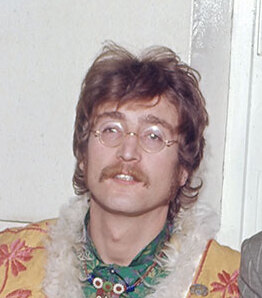
#> input picture images/A.jpg, 262 x 298 px
$ python point_selector.py images/A.jpg
#> lines starting #> are read from the running program, lines starting #| are printed output that depends on the picture; after the words box and inside, x2 and y2 are one past the last pixel; in counts of white or black regions, pixels touching at a corner belong together
### utils.py
from constants import *
import os
import json
from facial_markers import facial_marker_locations


# [19 lines left out: functions save_dict_to_json, retrieve_json_data, not called in this run]


point_labels = [
    f"{key}-{value}"
    for key, values in facial_marker_locations.items()
    for value in values
]


def draw_triangle(image, triangle, color):
    triangle.reshape((-1, 1, 2))
    cv2.polylines(image, [triangle], isClosed=True, color=color, thickness=1)


def wait_space():
    print("Press space to continue")
    while True:
        key = cv2.waitKey(0)
        # If space
        if key == 32:
            cv2.destroyAllWindows()
            break
        # if esc
        if key == 27:
            cv2.destroyAllWindows()
            exit(1)


def preview(label, img):
    print("Previewing:", label)
    cv2.imshow(label, img)


# [4 lines left out: function draw_box, not called in this run]

### point_selector.py
import cv2
import json
import sys
import os
from utils import *
from facial_markers import corner_points


class PointSelector:
    """
    Create facial feature (x,y) marker-point datasets by manually clicking on an image.
    """

    def __init__(self, image_path: str, point_labels: dict):
        """
        Parameters
        ----------
        image_path : str
            The path to the image to select points from.
        point_labels: dict
            Set of labels to select points for.
        """
#> called with image_path = 'images/A.jpg'

        self.window_name = "Point Selector"

        # Setup state
        self.active_point = (0, 0)
        self.saved_points = {}
        self.active_label = ""
        self.point_labels = point_labels

        # Setup image and spawn window
        self.image_path = image_path
        self.original_image = cv2.imread(image_path)
#> self.original_image is the input picture: shape (298, 262, 3); mean B, G, R 170.4, 173.9, 185.6
        self.modified_image = self.original_image.copy()
        self.show()

        # Register callbacks
        cv2.setMouseCallback(self.window_name, self.handle_click)

    def __del__(self):
        print("PointSelector teardown")
        cv2.destroyAllWindows()

    def reset(self):
        self.modified_image = self.original_image.copy()

    def show(self):
        print("redrawing frame")
        self.reset()
        self.draw_text("Press enter to continue", (10, 30))
        self.draw_text(self.active_label, (10, 70))
        self.draw_points()
        cv2.imshow(self.window_name, self.modified_image)

    def handle_click(self, event, x, y, flags, params):
        if event == cv2.EVENT_LBUTTONDOWN:
            print(x, " ", y)
            self.active_point = (x, y)
            self.show()

    # Write text to the provided image
    def draw_text(self, text, org):
#> called with text = 'Press enter to continue', org = (10, 30)
        cv2.putText(
            self.modified_image,
            text,
            org,
            FONT,
            FONT_SCALE,
            COLOR_RED,
            THICKNESS,
            cv2.LINE_AA,
            False,
        )
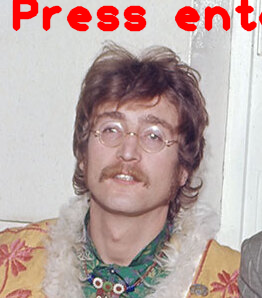
#> self.modified_image: shape (298, 262, 3); 4.97% of pixels changed, all inside (x1, y1, x2, y2) = (12, 0, 262, 32)

    def draw_points(self):
        cv2.circle(self.modified_image, self.active_point, 6, COLOR_LIME, -1)
#> self.modified_image: shape (298, 262, 3); 0.04% of pixels changed, all inside (x1, y1, x2, y2) = (0, 0, 7, 7)

        for p in self.saved_points.values():
            self.modified_image = cv2.circle(self.modified_image, p, 6, COLOR_TEAL, -1)

    def set_active_label(self, label):
        self.active_label = label

    def save_points_to_json(self):
        file_name = os.path.splitext(os.path.basename(self.image_path))[0]
        output_path = os.path.join(DATA_DIR, f"{file_name}.json")
        key_markers = {}

        # Convert tuples to arrays
        for key, (x, y) in self.saved_points.items():
            key_markers[key] = [x, y]

        key_markers.update(corner_points)
        with open(output_path, "w") as outfile:
            json.dump(key_markers, outfile)

    def run(self):
        for label in self.point_labels:
            # Draw text overlays
            self.set_active_label(label)
            self.show()

            # Await 'space' keypress to lock in selected point
            wait_space()
            self.saved_points[self.active_label] = self.active_point
#> this loop made 1 pass; (key Esc is pressed on pass 1)
#> pass 1, in show (call 2), `cv2.imshow(self.window_name, self.modified_image)`:
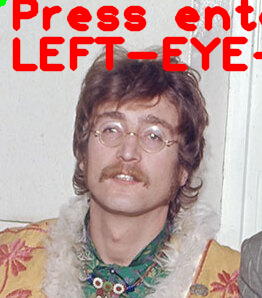
#> window 'Point Selector': shape (298, 262, 3); mean B, G, R 152.2, 155.6, 189.3

        print(self.saved_points)


def run_point_selector():
    if len(sys.argv) != 2:
        print(f"Usage: {sys.argv[0]} IMAGE_FILEPATH")
        exit(1)

    image_path = sys.argv[1]
    selector = PointSelector(image_path, point_labels)
    selector.run()
    selector.save_points_to_json()


if __name__ == "__main__":
#> (the run stopped early here; a loop or call above may not have finished)

$ run again, on images/george.jpg
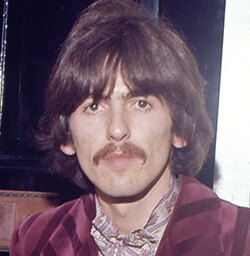
#> input picture images/george.jpg, 250 x 256 px
#> in __init__, self.original_image is the input picture: shape (256, 250, 3); mean B, G, R 110, 96, 117.8
#> in draw_text, `cv2.putText( self.modified_image, text, org, FONT, FONT_SCALE, COLOR_R..`:
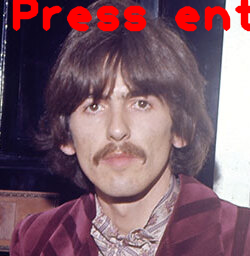
#> self.modified_image: shape (256, 250, 3); 5.87% of pixels changed, all inside (x1, y1, x2, y2) = (12, 0, 250, 32)
#> the loop in run, `for label in self.point_labels:` made 1 pass; (key Esc is pressed on pass 1)
#> pass 1, in show (call 2), `cv2.imshow(self.window_name, self.modified_image)`:
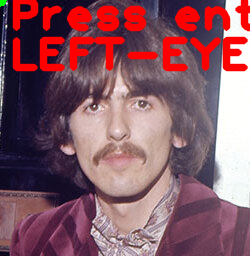
#> window 'Point Selector': shape (256, 250, 3); mean B, G, R 100.2, 88.3, 135.2
